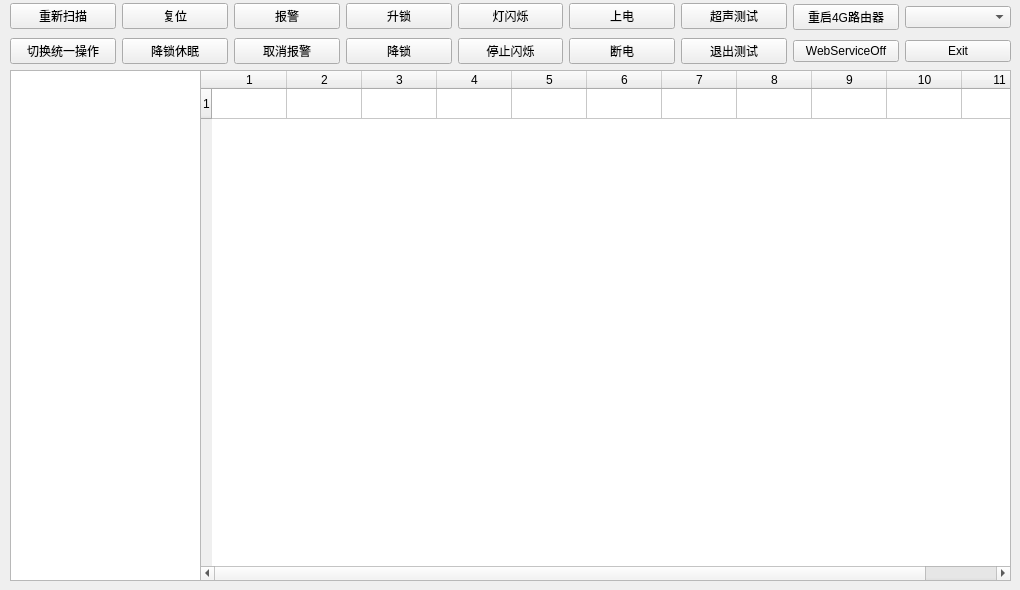
<?xml version="1.0" encoding="UTF-8"?>
<ui version="4.0">
 <class>Form</class>
 <widget class="QWidget" name="Form">
  <property name="geometry">
   <rect>
    <x>0</x>
    <y>0</y>
    <width>1020</width>
    <height>590</height>
   </rect>
  </property>
  <property name="windowTitle">
   <string>Form</string>
  </property>
  <widget class="QTableWidget" name="tableWidget">
   <property name="enabled">
    <bool>true</bool>
   </property>
   <property name="geometry">
    <rect>
     <x>200</x>
     <y>70</y>
     <width>811</width>
     <height>511</height>
    </rect>
   </property>
   <property name="autoFillBackground">
    <bool>false</bool>
   </property>
   <property name="editTriggers">
    <set>QAbstractItemView::NoEditTriggers</set>
   </property>
   <property name="alternatingRowColors">
    <bool>false</bool>
   </property>
   <property name="selectionBehavior">
    <enum>QAbstractItemView::SelectRows</enum>
   </property>
   <property name="showGrid">
    <bool>true</bool>
   </property>
   <property name="gridStyle">
    <enum>Qt::SolidLine</enum>
   </property>
   <property name="rowCount">
    <number>1</number>
   </property>
   <property name="columnCount">
    <number>11</number>
   </property>
   <attribute name="horizontalHeaderDefaultSectionSize">
    <number>75</number>
   </attribute>
   <row/>
   <column/>
   <column/>
   <column/>
   <column/>
   <column/>
   <column/>
   <column/>
   <column/>
   <column/>
   <column/>
   <column/>
  </widget>
  <widget class="QWidget" name="layoutWidget">
   <property name="geometry">
    <rect>
     <x>10</x>
     <y>0</y>
     <width>1001</width>
     <height>68</height>
    </rect>
   </property>
   <layout class="QHBoxLayout" name="horizontalLayout">
    <item>
     <layout class="QVBoxLayout" name="verticalLayout_9">
      <item>
       <widget class="QPushButton" name="pushButton_ReScan">
        <property name="text">
         <string>重新扫描</string>
        </property>
       </widget>
      </item>
      <item>
       <widget class="QPushButton" name="pushButton_handleAll">
        <property name="text">
         <string>切换统一操作</string>
        </property>
       </widget>
      </item>
     </layout>
    </item>
    <item>
     <layout class="QVBoxLayout" name="verticalLayout_5">
      <item>
       <widget class="QPushButton" name="pushButton_Reset">
        <property name="text">
         <string>复位</string>
        </property>
       </widget>
      </item>
      <item>
       <widget class="QPushButton" name="pushButton_LockDownRest">
        <property name="text">
         <string>降锁休眠</string>
        </property>
       </widget>
      </item>
     </layout>
    </item>
    <item>
     <layout class="QVBoxLayout" name="verticalLayout_2">
      <item>
       <widget class="QPushButton" name="pushButton_EnableAlarm">
        <property name="text">
         <string>报警</string>
        </property>
       </widget>
      </item>
      <item>
       <widget class="QPushButton" name="pushButton_DisableAlarm">
        <property name="text">
         <string>取消报警</string>
        </property>
       </widget>
      </item>
     </layout>
    </item>
    <item>
     <layout class="QVBoxLayout" name="verticalLayout_3">
      <item>
       <widget class="QPushButton" name="pushButton_LockUp">
        <property name="text">
         <string>升锁</string>
        </property>
       </widget>
      </item>
      <item>
       <widget class="QPushButton" name="pushButton_LockDown">
        <property name="text">
         <string>降锁</string>
        </property>
       </widget>
      </item>
     </layout>
    </item>
    <item>
     <layout class="QVBoxLayout" name="verticalLayout_4">
      <item>
       <widget class="QPushButton" name="pushButton_LightOn">
        <property name="text">
         <string>灯闪烁</string>
        </property>
       </widget>
      </item>
      <item>
       <widget class="QPushButton" name="pushButton_LightOff">
        <property name="text">
         <string>停止闪烁</string>
        </property>
       </widget>
      </item>
     </layout>
    </item>
    <item>
     <layout class="QVBoxLayout" name="verticalLayout">
      <item>
       <widget class="QPushButton" name="pushButton_LockPowerOn">
        <property name="text">
         <string>上电</string>
        </property>
       </widget>
      </item>
      <item>
       <widget class="QPushButton" name="pushButton_LockPowerOff">
        <property name="text">
         <string>断电</string>
        </property>
       </widget>
      </item>
     </layout>
    </item>
    <item>
     <layout class="QVBoxLayout" name="verticalLayout_7">
      <item>
       <widget class="QPushButton" name="pushButton_ChaoShengTest">
        <property name="text">
         <string>超声测试</string>
        </property>
       </widget>
      </item>
      <item>
       <widget class="QPushButton" name="pushButton_QuitTest">
        <property name="text">
         <string>退出测试</string>
        </property>
       </widget>
      </item>
     </layout>
    </item>
    <item>
     <layout class="QVBoxLayout" name="verticalLayout_6">
      <item>
       <widget class="QPushButton" name="pushButton_4GReboot">
        <property name="text">
         <string>重启4G路由器</string>
        </property>
       </widget>
      </item>
      <item>
       <widget class="QPushButton" name="pushButton_webstatus">
        <property name="text">
         <string>WebServiceOff</string>
        </property>
       </widget>
      </item>
     </layout>
    </item>
    <item>
     <layout class="QVBoxLayout" name="verticalLayout_8">
      <item>
       <widget class="QComboBox" name="comboBox"/>
      </item>
      <item>
       <widget class="QPushButton" name="pushButton_exit">
        <property name="text">
         <string>Exit</string>
        </property>
       </widget>
      </item>
     </layout>
    </item>
   </layout>
  </widget>
  <widget class="QTextBrowser" name="textBrowser_Cam">
   <property name="geometry">
    <rect>
     <x>10</x>
     <y>70</y>
     <width>191</width>
     <height>511</height>
    </rect>
   </property>
  </widget>
 </widget>
 <resources/>
 <connections/>
</ui>
